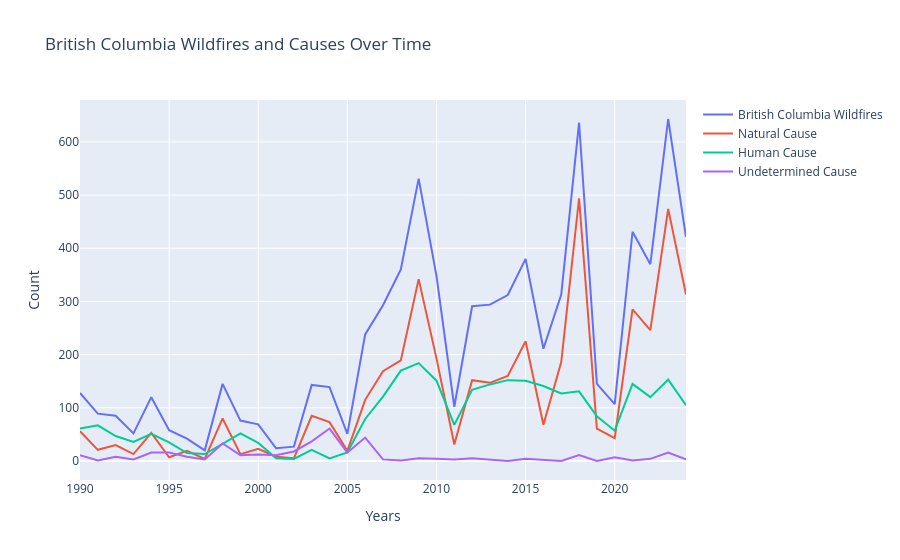

The code cell stored with this chart in its notebook:
### Markdown cell above
### British Columbia

### Code cell
fig1= go.Figure()

fig1.update_layout(
    title_text = "British Columbia Wildfires and Causes Over Time",
    xaxis_title = "Years",
    yaxis_title = "Count"
)

fig1.add_trace( go.Scatter(
    x = bc_yearly["Year"],
    y = bc_yearly["fires_n"],
    name = "British Columbia Wildfires",
    showlegend = True,

    customdata = (np.column_stack([
        bc_yearly["natural_pct"],
        bc_yearly["human_pct"],
        bc_yearly["undetermined_pct"]
    ])),

    hovertemplate = (
        "Year: %{x}"
        "<br>Count: %{y}"
        "<br>Natural Cause: %{customdata[0]:.2f} %"
        "<br>Human Cause: %{customdata[1]:.2f} %"
        "<br>Undetermined Cause: %{customdata[2]:.2f} %"
    )

))

fig1.add_trace(go.Scatter(
    x = bc_yearly["Year"],
    y = bc_yearly['natural_cause'],
    name = "Natural Cause",

    customdata = (
        bc_yearly["natural_pct"]),


    hovertemplate = (
        "Year: %{x}"
        "<br>Count: %{y}"
        "<br>Natural Cause: %{customdata:.2f} %"
    )
    
))

fig1.add_trace(go.Scatter(
    x = bc_yearly["Year"],
    y = bc_yearly["human_cause"],
    name = "Human Cause",
    
    customdata = (
        bc_yearly["human_pct"]),


    hovertemplate = (
        "Year: %{x}"
        "<br>Count: %{y}"
        "<br>Human Cause: %{customdata:.2f} %"
    )
))

fig1.add_trace(go.Scatter(
    x = bc_yearly["Year"],
    y = bc_yearly["undetermined_cause"],
    name = "Undetermined Cause",
    
    customdata = (
        bc_yearly["undetermined_pct"]),


    hovertemplate = (
        "Year: %{x}"
        "<br>Count: %{y}"
        "<br>Undetermined Cause: %{customdata:.2f} %"
    )
))
fig1.show()

### Figure 1 — Plotly figure (JSON) as saved in the notebook; plotly's stock layout.template omitted (floating-point values rounded to 4 significant figures)
{"data": [{"customdata": [[43.75, 47.66, 8.594], [23.6, 75.28, 1.124], [35.29, 55.29, 9.412], [25.0, 69.23, 5.769], [44.17, 42.5, 13.33], [12.07, 60.34, 27.59], [45.24, 35.71, 19.05], [20.0, 65.0, 15.0], [55.17, 22.07, 22.76], [17.11, 68.42, 14.47], [33.33, 49.28, 17.39], [33.33, 20.83, 45.83], [18.52, 14.81, 66.67], [59.44, 14.69, 25.87], [52.52, 3.597, 43.88], [37.25, 31.37, 31.37], [48.32, 33.19, 18.49], [57.68, 41.3, 1.024], [52.5, 47.22, 0.2778], [64.41, 34.65, 0.9416], [55.46, 43.39, 1.149], [30.39, 66.67, 2.941], [52.23, 46.05, 1.718], [50.0, 48.98, 1.02], [51.28, 48.72, 0.0], [59.21, 39.74, 1.053], [32.23, 66.82, 0.9479], [59.42, 40.58, 0.0], [77.67, 20.6, 1.73], [42.07, 57.93, 0.0], [40.19, 53.27, 6.542], [66.13, 33.64, 0.232], [66.49, 32.43, 1.081], [73.72, 23.79, 2.488], [74.35, 24.94, 0.7126]], "hovertemplate": "Year: %{x}<br>Count: %{y}<br>Natural Cause: %{customdata[0]:.2f} %<br>Human Cause: %{customdata[1]:.2f} %<br>Undetermined Cause: %{customdata[2]:.2f} %", "name": "British Columbia Wildfires", "showlegend": true, "type": "scatter", "x": [1990, 1991, 1992, 1993, 1994, 1995, 1996, 1997, 1998, 1999, 2000, 2001, 2002, 2003, 2004, 2005, 2006, 2007, 2008, 2009, 2010, 2011, 2012, 2013, 2014, 2015, 2016, 2017, 2018, 2019, 2020, 2021, 2022, 2023, 2024], "y": [128, 89, 85, 52, 120, 58, 42, 20, 145, 76, 69, 24, 27, 143, 139, 51, 238, 293, 360, 531, 348, 102, 291, 294, 312, 380, 211, 313, 636, 145, 107, 431, 370, 643, 421]}, {"customdata": [43.75, 23.6, 35.29, 25.0, 44.17, 12.07, 45.24, 20.0, 55.17, 17.11, 33.33, 33.33, 18.52, 59.44, 52.52, 37.25, 48.32, 57.68, 52.5, 64.41, 55.46, 30.39, 52.23, 50.0, 51.28, 59.21, 32.23, 59.42, 77.67, 42.07, 40.19, 66.13, 66.49, 73.72, 74.35], "hovertemplate": "Year: %{x}<br>Count: %{y}<br>Natural Cause: %{customdata:.2f} %", "name": "Natural Cause", "type": "scatter", "x": [1990, 1991, 1992, 1993, 1994, 1995, 1996, 1997, 1998, 1999, 2000, 2001, 2002, 2003, 2004, 2005, 2006, 2007, 2008, 2009, 2010, 2011, 2012, 2013, 2014, 2015, 2016, 2017, 2018, 2019, 2020, 2021, 2022, 2023, 2024], "y": [56, 21, 30, 13, 53, 7, 19, 4, 80, 13, 23, 8, 5, 85, 73, 19, 115, 169, 189, 342, 193, 31, 152, 147, 160, 225, 68, 186, 494, 61, 43, 285, 246, 474, 313]}, {"customdata": [47.66, 75.28, 55.29, 69.23, 42.5, 60.34, 35.71, 65.0, 22.07, 68.42, 49.28, 20.83, 14.81, 14.69, 3.597, 31.37, 33.19, 41.3, 47.22, 34.65, 43.39, 66.67, 46.05, 48.98, 48.72, 39.74, 66.82, 40.58, 20.6, 57.93, 53.27, 33.64, 32.43, 23.79, 24.94], "hovertemplate": "Year: %{x}<br>Count: %{y}<br>Human Cause: %{customdata:.2f} %", "name": "Human Cause", "type": "scatter", "x": [1990, 1991, 1992, 1993, 1994, 1995, 1996, 1997, 1998, 1999, 2000, 2001, 2002, 2003, 2004, 2005, 2006, 2007, 2008, 2009, 2010, 2011, 2012, 2013, 2014, 2015, 2016, 2017, 2018, 2019, 2020, 2021, 2022, 2023, 2024], "y": [61, 67, 47, 36, 51, 35, 15, 13, 32, 52, 34, 5, 4, 21, 5, 16, 79, 121, 170, 184, 151, 68, 134, 144, 152, 151, 141, 127, 131, 84, 57, 145, 120, 153, 105]}, {"customdata": [8.594, 1.124, 9.412, 5.769, 13.33, 27.59, 19.05, 15.0, 22.76, 14.47, 17.39, 45.83, 66.67, 25.87, 43.88, 31.37, 18.49, 1.024, 0.2778, 0.9416, 1.149, 2.941, 1.718, 1.02, 0.0, 1.053, 0.9479, 0.0, 1.73, 0.0, 6.542, 0.232, 1.081, 2.488, 0.7126], "hovertemplate": "Year: %{x}<br>Count: %{y}<br>Undetermined Cause: %{customdata:.2f} %", "name": "Undetermined Cause", "type": "scatter", "x": [1990, 1991, 1992, 1993, 1994, 1995, 1996, 1997, 1998, 1999, 2000, 2001, 2002, 2003, 2004, 2005, 2006, 2007, 2008, 2009, 2010, 2011, 2012, 2013, 2014, 2015, 2016, 2017, 2018, 2019, 2020, 2021, 2022, 2023, 2024], "y": [11, 1, 8, 3, 16, 16, 8, 3, 33, 11, 12, 11, 18, 37, 61, 16, 44, 3, 1, 5, 4, 3, 5, 3, 0, 4, 2, 0, 11, 0, 7, 1, 4, 16, 3]}], "layout": {"title": {"text": "British Columbia Wildfires and Causes Over Time"}, "xaxis": {"title": {"text": "Years"}}, "yaxis": {"title": {"text": "Count"}}}}
